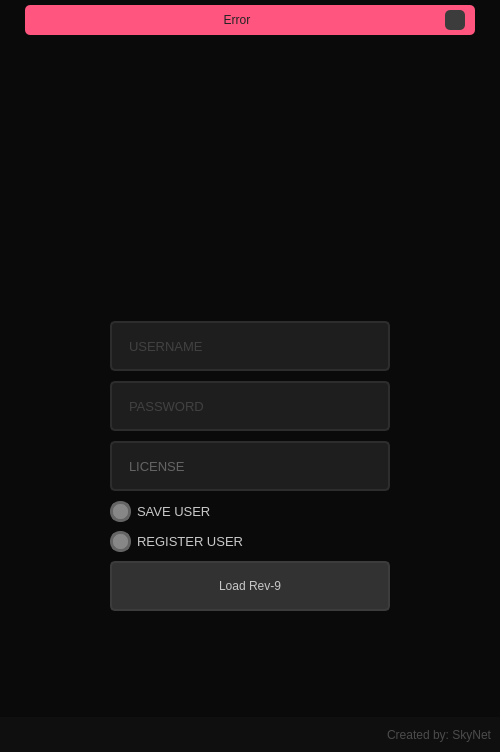
<?xml version="1.0" encoding="UTF-8"?>
<ui version="4.0">
 <class>MainWindow</class>
 <widget class="QMainWindow" name="MainWindow">
  <property name="geometry">
   <rect>
    <x>0</x>
    <y>0</y>
    <width>500</width>
    <height>752</height>
   </rect>
  </property>
  <property name="minimumSize">
   <size>
    <width>500</width>
    <height>700</height>
   </size>
  </property>
  <property name="font">
   <font>
    <family>Segoe UI</family>
    <pointsize>10</pointsize>
   </font>
  </property>
  <property name="windowTitle">
   <string>Login</string>
  </property>
  <property name="windowIcon">
   <iconset resource="files_rc.qrc">
    <normaloff>:/Icon/Images/Icon.ico</normaloff>:/Icon/Images/Icon.ico</iconset>
  </property>
  <property name="styleSheet">
   <string notr="true">color: rgb(200, 200, 200);
background-color: rgb(10, 10, 10);</string>
  </property>
  <widget class="QWidget" name="centralwidget">
   <layout class="QVBoxLayout" name="verticalLayout">
    <property name="spacing">
     <number>0</number>
    </property>
    <property name="leftMargin">
     <number>0</number>
    </property>
    <property name="topMargin">
     <number>0</number>
    </property>
    <property name="rightMargin">
     <number>0</number>
    </property>
    <property name="bottomMargin">
     <number>0</number>
    </property>
    <item>
     <widget class="QFrame" name="top_bar">
      <property name="maximumSize">
       <size>
        <width>16777215</width>
        <height>35</height>
       </size>
      </property>
      <property name="styleSheet">
       <string notr="true"/>
      </property>
      <property name="frameShape">
       <enum>QFrame::NoFrame</enum>
      </property>
      <property name="frameShadow">
       <enum>QFrame::Raised</enum>
      </property>
      <layout class="QHBoxLayout" name="horizontalLayout_2">
       <property name="spacing">
        <number>0</number>
       </property>
       <property name="leftMargin">
        <number>0</number>
       </property>
       <property name="topMargin">
        <number>5</number>
       </property>
       <property name="rightMargin">
        <number>0</number>
       </property>
       <property name="bottomMargin">
        <number>0</number>
       </property>
       <item>
        <widget class="QFrame" name="frame_error">
         <property name="maximumSize">
          <size>
           <width>450</width>
           <height>16777215</height>
          </size>
         </property>
         <property name="styleSheet">
          <string notr="true">background-color: rgb(255, 85, 127);
border-radius: 5px;</string>
         </property>
         <property name="frameShape">
          <enum>QFrame::StyledPanel</enum>
         </property>
         <property name="frameShadow">
          <enum>QFrame::Raised</enum>
         </property>
         <layout class="QHBoxLayout" name="horizontalLayout_3">
          <property name="leftMargin">
           <number>10</number>
          </property>
          <property name="topMargin">
           <number>3</number>
          </property>
          <property name="rightMargin">
           <number>10</number>
          </property>
          <property name="bottomMargin">
           <number>3</number>
          </property>
          <item>
           <widget class="QLabel" name="label_error">
            <property name="styleSheet">
             <string notr="true">color: rgb(35, 35, 35);</string>
            </property>
            <property name="text">
             <string>Error</string>
            </property>
            <property name="alignment">
             <set>Qt::AlignCenter</set>
            </property>
           </widget>
          </item>
          <item>
           <widget class="QPushButton" name="pushButton_close_pupup">
            <property name="maximumSize">
             <size>
              <width>20</width>
              <height>20</height>
             </size>
            </property>
            <property name="styleSheet">
             <string notr="true">QPushButton {
	border-radius: 5px;	
	background-image: url(:/Close_Image/Images/cil-x.png);
	background-position: center;	
	background-color: rgb(60, 60, 60);
}
QPushButton:hover {
	background-color: rgb(50, 50, 50);	
	color: rgb(200, 200, 200);
}
QPushButton:pressed {
	background-color: rgb(35, 35, 35);	
	color: rgb(200, 200, 200);
}</string>
            </property>
            <property name="text">
             <string/>
            </property>
           </widget>
          </item>
         </layout>
        </widget>
       </item>
      </layout>
     </widget>
    </item>
    <item>
     <widget class="QFrame" name="content">
      <property name="styleSheet">
       <string notr="true"/>
      </property>
      <property name="frameShape">
       <enum>QFrame::NoFrame</enum>
      </property>
      <property name="frameShadow">
       <enum>QFrame::Raised</enum>
      </property>
      <layout class="QHBoxLayout" name="horizontalLayout">
       <item>
        <widget class="QFrame" name="login_area">
         <property name="maximumSize">
          <size>
           <width>450</width>
           <height>550</height>
          </size>
         </property>
         <property name="styleSheet">
          <string notr="true">border-radius: 10px;</string>
         </property>
         <property name="frameShape">
          <enum>QFrame::NoFrame</enum>
         </property>
         <property name="frameShadow">
          <enum>QFrame::Raised</enum>
         </property>
         <widget class="QFrame" name="logo">
          <property name="geometry">
           <rect>
            <x>30</x>
            <y>10</y>
            <width>381</width>
            <height>150</height>
           </rect>
          </property>
          <property name="styleSheet">
           <string notr="true">background-image: url(:/Logo/Images/logo_360x90.png);
background-repeat: no-repeat;
background-position: center;</string>
          </property>
          <property name="frameShape">
           <enum>QFrame::StyledPanel</enum>
          </property>
          <property name="frameShadow">
           <enum>QFrame::Raised</enum>
          </property>
         </widget>
         <widget class="QLineEdit" name="lineEdit_user">
          <property name="geometry">
           <rect>
            <x>85</x>
            <y>220</y>
            <width>280</width>
            <height>50</height>
           </rect>
          </property>
          <property name="font">
           <font>
            <family>Segoe UI</family>
            <pointsize>10</pointsize>
           </font>
          </property>
          <property name="toolTip">
           <string>&lt;html&gt;&lt;head/&gt;&lt;body&gt;&lt;p&gt;Username goes here.&lt;/p&gt;&lt;/body&gt;&lt;/html&gt;</string>
          </property>
          <property name="styleSheet">
           <string notr="true">QLineEdit {
	border: 2px solid rgb(45, 45, 45);
	border-radius: 5px;
	padding: 15px;
	background-color: rgb(30, 30, 30);	
	color: rgb(100, 100, 100);
}
QLineEdit:hover {
	border: 2px solid rgb(55, 55, 55);
}
QLineEdit:focus {
	border: 2px solid rgb(255, 207, 0);	
	color: rgb(200, 200, 200);
}</string>
          </property>
          <property name="maxLength">
           <number>32</number>
          </property>
          <property name="placeholderText">
           <string>USERNAME</string>
          </property>
         </widget>
         <widget class="QLineEdit" name="lineEdit_password">
          <property name="enabled">
           <bool>true</bool>
          </property>
          <property name="geometry">
           <rect>
            <x>85</x>
            <y>280</y>
            <width>280</width>
            <height>50</height>
           </rect>
          </property>
          <property name="font">
           <font>
            <family>Segoe UI</family>
            <pointsize>10</pointsize>
           </font>
          </property>
          <property name="toolTip">
           <string>&lt;html&gt;&lt;head/&gt;&lt;body&gt;&lt;p&gt;Password goes here.&lt;/p&gt;&lt;/body&gt;&lt;/html&gt;</string>
          </property>
          <property name="styleSheet">
           <string notr="true">QLineEdit {
	border: 2px solid rgb(45, 45, 45);
	border-radius: 5px;
	padding: 15px;
	background-color: rgb(30, 30, 30);	
	color: rgb(100, 100, 100);
}
QLineEdit:hover {
	border: 2px solid rgb(55, 55, 55);
}
QLineEdit:focus {
	border: 2px solid rgb(255, 207, 0);	
	color: rgb(200, 200, 200);
}</string>
          </property>
          <property name="maxLength">
           <number>16</number>
          </property>
          <property name="echoMode">
           <enum>QLineEdit::Password</enum>
          </property>
          <property name="readOnly">
           <bool>false</bool>
          </property>
          <property name="placeholderText">
           <string>PASSWORD</string>
          </property>
         </widget>
         <widget class="QCheckBox" name="checkBox_save_user">
          <property name="geometry">
           <rect>
            <x>85</x>
            <y>400</y>
            <width>161</width>
            <height>21</height>
           </rect>
          </property>
          <property name="font">
           <font>
            <family>Segoe UI</family>
            <pointsize>10</pointsize>
           </font>
          </property>
          <property name="toolTip">
           <string>&lt;html&gt;&lt;head/&gt;&lt;body&gt;&lt;p&gt;Use this option if u want to save the username and password for auto-login.&lt;/p&gt;&lt;/body&gt;&lt;/html&gt;</string>
          </property>
          <property name="styleSheet">
           <string notr="true">QCheckBox::indicator {
	border: 3px solid rgb(100, 100, 100);
	width: 15px;
	height: 15px;
	border-radius: 10px;	
	background-color: rgb(135, 135, 135);
}
QCheckBox::indicator:checked {
	border: 3px solid rgb(255, 205, 0);
	background-color: rgb(255, 255, 0);
}</string>
          </property>
          <property name="text">
           <string>SAVE USER</string>
          </property>
         </widget>
         <widget class="QPushButton" name="pushButton_login">
          <property name="geometry">
           <rect>
            <x>85</x>
            <y>460</y>
            <width>280</width>
            <height>50</height>
           </rect>
          </property>
          <property name="toolTip">
           <string>&lt;html&gt;&lt;head/&gt;&lt;body&gt;&lt;p&gt;Load the program.&lt;/p&gt;&lt;/body&gt;&lt;/html&gt;</string>
          </property>
          <property name="styleSheet">
           <string notr="true">QPushButton {	
	background-color: rgb(50, 50, 50);
	border: 2px solid rgb(60, 60, 60);
	border-radius: 5px;
}
QPushButton:hover {	
	background-color: rgb(60, 60, 60);
	border: 2px solid rgb(70, 70, 70);
}
QPushButton:pressed {	
	background-color: rgb(250, 230, 0);
	border: 2px solid rgb(255, 165, 24);	
	color: rgb(35, 35, 35);
}</string>
          </property>
          <property name="text">
           <string>Load Rev-9</string>
          </property>
         </widget>
         <widget class="QCheckBox" name="checkBox_register_user">
          <property name="geometry">
           <rect>
            <x>85</x>
            <y>430</y>
            <width>181</width>
            <height>21</height>
           </rect>
          </property>
          <property name="font">
           <font>
            <family>Segoe UI</family>
            <pointsize>10</pointsize>
           </font>
          </property>
          <property name="toolTip">
           <string>&lt;html&gt;&lt;head/&gt;&lt;body&gt;&lt;p&gt;Use this option if u don't have an account.&lt;/p&gt;&lt;/body&gt;&lt;/html&gt;</string>
          </property>
          <property name="styleSheet">
           <string notr="true">QCheckBox::indicator {
	border: 3px solid rgb(100, 100, 100);
	width: 15px;
	height: 15px;
	border-radius: 10px;	
	background-color: rgb(135, 135, 135);
}
QCheckBox::indicator:checked {
	border: 3px solid rgb(255, 205, 0);
	background-color: rgb(255, 255, 0);
}</string>
          </property>
          <property name="text">
           <string>REGISTER USER</string>
          </property>
         </widget>
         <widget class="QLineEdit" name="lineEdit_license">
          <property name="geometry">
           <rect>
            <x>85</x>
            <y>340</y>
            <width>280</width>
            <height>50</height>
           </rect>
          </property>
          <property name="font">
           <font>
            <family>Segoe UI</family>
            <pointsize>10</pointsize>
           </font>
          </property>
          <property name="toolTip">
           <string>&lt;html&gt;&lt;head/&gt;&lt;body&gt;&lt;p&gt;Username goes here.&lt;/p&gt;&lt;/body&gt;&lt;/html&gt;</string>
          </property>
          <property name="styleSheet">
           <string notr="true">QLineEdit {
	border: 2px solid rgb(45, 45, 45);
	border-radius: 5px;
	padding: 15px;
	background-color: rgb(30, 30, 30);	
	color: rgb(100, 100, 100);
}
QLineEdit:hover {
	border: 2px solid rgb(55, 55, 55);
}
QLineEdit:focus {
	border: 2px solid rgb(255, 207, 0);	
	color: rgb(200, 200, 200);
}</string>
          </property>
          <property name="text">
           <string>LICENSE</string>
          </property>
          <property name="maxLength">
           <number>32</number>
          </property>
          <property name="readOnly">
           <bool>true</bool>
          </property>
          <property name="placeholderText">
           <string>LICENSE</string>
          </property>
         </widget>
        </widget>
       </item>
      </layout>
     </widget>
    </item>
    <item>
     <widget class="QFrame" name="bottom">
      <property name="maximumSize">
       <size>
        <width>16777215</width>
        <height>35</height>
       </size>
      </property>
      <property name="styleSheet">
       <string notr="true">background-color: rgb(15, 15, 15)</string>
      </property>
      <property name="frameShape">
       <enum>QFrame::NoFrame</enum>
      </property>
      <property name="frameShadow">
       <enum>QFrame::Raised</enum>
      </property>
      <layout class="QVBoxLayout" name="verticalLayout_2">
       <item>
        <widget class="QLabel" name="label_credits">
         <property name="font">
          <font>
           <family>Segoe UI</family>
          </font>
         </property>
         <property name="toolTip">
          <string>&lt;html&gt;&lt;head/&gt;&lt;body&gt;&lt;p&gt;SKYNET&lt;/p&gt;&lt;/body&gt;&lt;/html&gt;</string>
         </property>
         <property name="styleSheet">
          <string notr="true">color: rgb(75, 75, 75);</string>
         </property>
         <property name="text">
          <string>Created by: SkyNet</string>
         </property>
         <property name="alignment">
          <set>Qt::AlignRight|Qt::AlignTrailing|Qt::AlignVCenter</set>
         </property>
        </widget>
       </item>
      </layout>
     </widget>
    </item>
   </layout>
  </widget>
  <widget class="QMenuBar" name="menubar">
   <property name="geometry">
    <rect>
     <x>0</x>
     <y>0</y>
     <width>500</width>
     <height>21</height>
    </rect>
   </property>
  </widget>
 </widget>
 <resources>
  <include location="files_rc.qrc"/>
 </resources>
 <connections/>
</ui>
